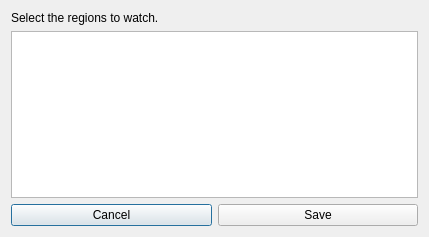
<?xml version="1.0" encoding="UTF-8"?>
<ui version="4.0">
 <class>Dialog</class>
 <widget class="QDialog" name="Dialog">
  <property name="geometry">
   <rect>
    <x>0</x>
    <y>0</y>
    <width>429</width>
    <height>237</height>
   </rect>
  </property>
  <property name="windowTitle">
   <string>Region</string>
  </property>
  <layout class="QGridLayout" name="gridLayout">
   <item row="0" column="0">
    <layout class="QVBoxLayout" name="verticalLayout">
     <item>
      <widget class="QLabel" name="label">
       <property name="text">
        <string>Select the regions to watch.</string>
       </property>
       <property name="textFormat">
        <enum>Qt::PlainText</enum>
       </property>
       <property name="wordWrap">
        <bool>true</bool>
       </property>
      </widget>
     </item>
     <item>
      <widget class="QListWidget" name="listWidget"/>
     </item>
     <item>
      <layout class="QHBoxLayout" name="horizontalLayout_2">
       <item>
        <widget class="QPushButton" name="cancelButton">
         <property name="text">
          <string>Cancel</string>
         </property>
        </widget>
       </item>
       <item>
        <widget class="QPushButton" name="saveButton">
         <property name="text">
          <string>Save</string>
         </property>
        </widget>
       </item>
      </layout>
     </item>
    </layout>
   </item>
  </layout>
 </widget>
 <resources/>
 <connections/>
</ui>
